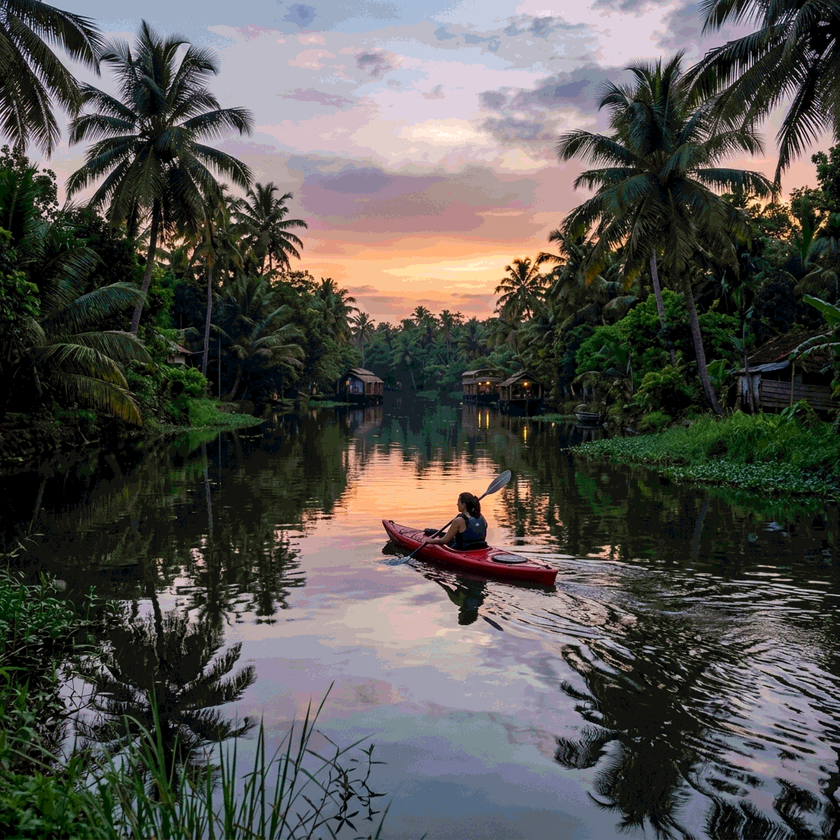
#> input picture assets/bg-kayak.png, 840 x 840 px, shrunk from 1024 x 1024 before the run, found by its file name
$ python inspect_top_right.py
#> lines starting #> are read from the running program, lines starting #| are printed output that depends on the picture; after the words box and inside, x2 and y2 are one past the last pixel; in counts of white or black regions, pixels touching at a corner belong together
import os
import cv2
import numpy as np

def inspect_top_right():
    c = 'assets/bg-kayak.png'
    if not os.path.exists(c):
        print(f"File {c} not found.")
        return
    try:
        img = cv2.imread(c)
#> img is the input picture: shape (840, 840, 3); mean B, G, R 79.6, 83.3, 84.9
        h, w, _ = img.shape
#> h = 840; w = 840
        # Crop top right quarter
        tr_crop = img[:int(h*0.5), int(w*0.5):]
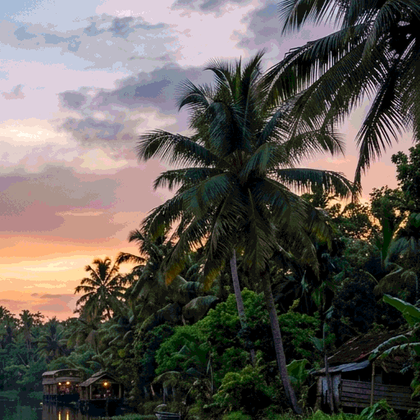
#> tr_crop: shape (420, 420, 3); mean B, G, R 84.9, 90.5, 95.6
        # Convert to gray
        gray = cv2.cvtColor(tr_crop, cv2.COLOR_BGR2GRAY)
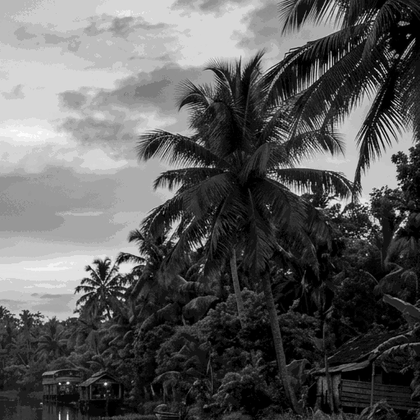
#> gray: shape (420, 420); min 0, max 254, mean 91.4
        avg_val = np.mean(gray)
#> avg_val = 91.43
        min_val, max_val, min_loc, max_loc = cv2.minMaxLoc(gray)
#> min_val = 0; max_val = 254; min_loc = (379, 0); max_loc = (14, 130)
        print(f"{c}: TR average={avg_val:.2f}, TR min={min_val:.2f}, TR max={max_val:.2f}")
#| assets/bg-kayak.png: TR average=91.43, TR min=0.00, TR max=254.00

        # Check if there is a large bright circular region
        # Threshold to find bright areas
        _, thresh = cv2.threshold(gray, 200, 255, cv2.THRESH_BINARY)
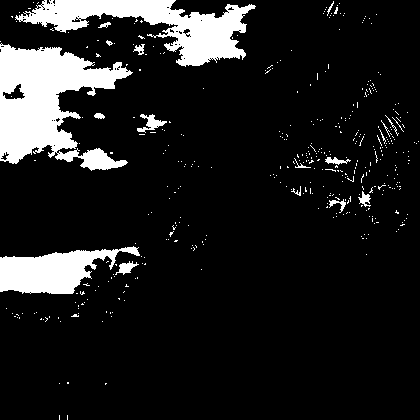
#> thresh: shape (420, 420); 12% white; 412 white regions (394 under 20 px), largest, box (x1, y1, x2, y2) and area: (0, 43, 133, 171) 9080, (15, 0, 256, 67) 6477, (0, 246, 140, 294) 3642
        white_pixels = np.sum(thresh > 0)
#> white_pixels = 21096
        print(f"{c}: TR white pixels (val > 200)={white_pixels} out of {gray.size}")
#| assets/bg-kayak.png: TR white pixels (val > 200)=21096 out of 176400
    except Exception as e:
        print(f"Error: {e}")

if __name__ == '__main__':
    inspect_top_right()

$ run again, with assets/boat.png copied over assets/bg-kayak.png
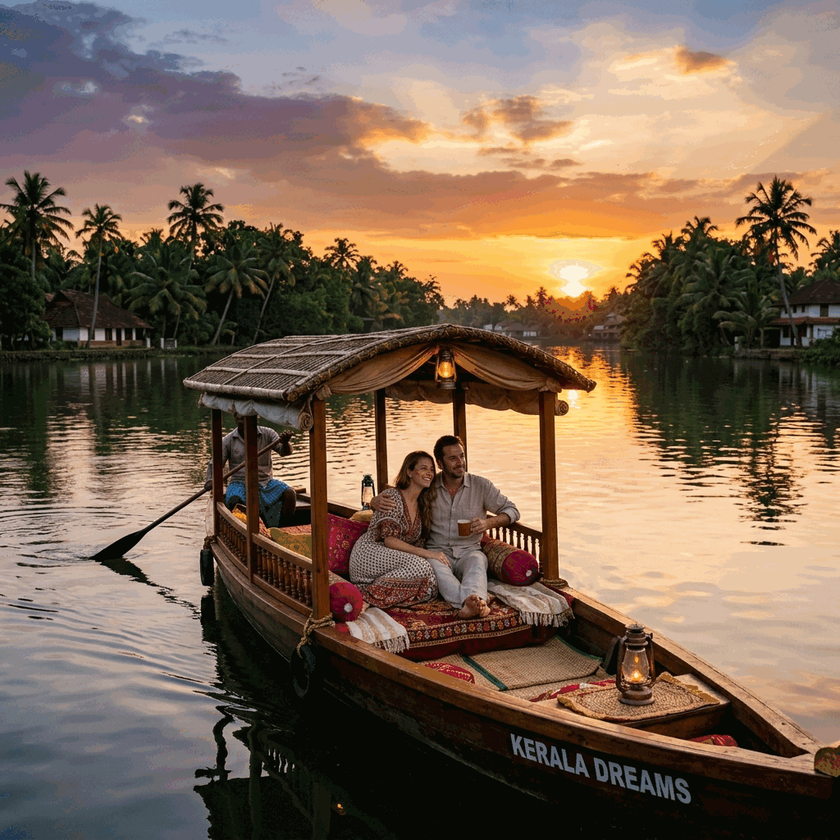
#> input picture assets/boat.png, 840 x 840 px, shrunk from 1024 x 1024 before the run, found by its file name
#> in inspect_top_right, img is the input picture: shape (840, 840, 3); mean B, G, R 85.3, 102.6, 123.5
#> in inspect_top_right, `gray = cv2.cvtColor(tr_crop, cv2.COLOR_BGR2GRAY)`:
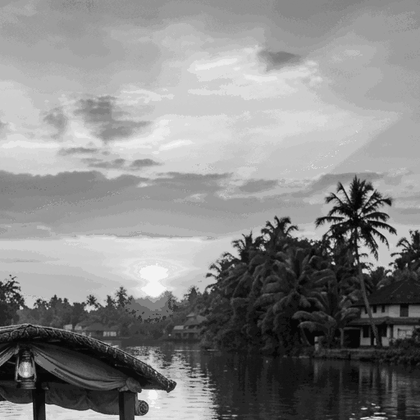
#> gray: shape (420, 420); min 2, max 247, mean 135.3
#> avg_val = 135.3
#> min_val = 2; max_val = 247; min_loc = (376, 222); max_loc = (156, 264)
#| assets/bg-kayak.png: TR average=135.30, TR min=2.00, TR max=247.00
#> in inspect_top_right, `_, thresh = cv2.threshold(gray, 200, 255, cv2.THRESH_BINARY)`:
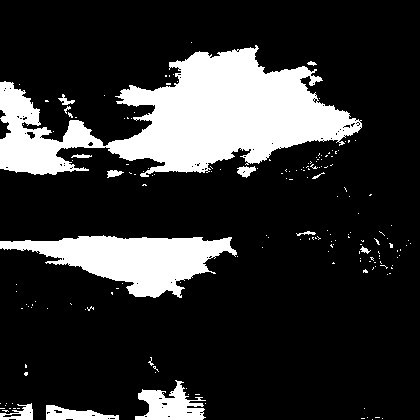
#> thresh: shape (420, 420); 19.2% white; 178 white regions (164 under 20 px), largest, box (x1, y1, x2, y2) and area: (0, 45, 362, 177) 22919, (0, 235, 237, 298) 7549, (135, 380, 206, 420) 1563
#> white_pixels = 33944
#| assets/bg-kayak.png: TR white pixels (val > 200)=33944 out of 176400

$ run again, with assets/experience.png copied over assets/bg-kayak.png
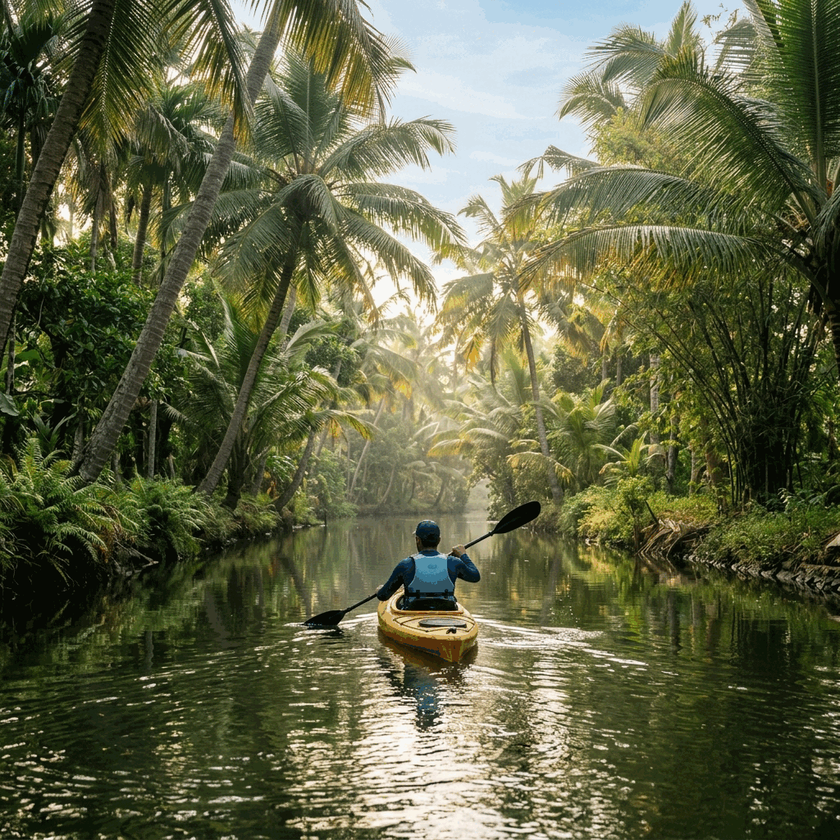
#> input picture assets/experience.png, 840 x 840 px, shrunk from 1024 x 1024 before the run, found by its file name
#> in inspect_top_right, img is the input picture: shape (840, 840, 3); mean B, G, R 70.3, 101.2, 97.8
#> in inspect_top_right, `gray = cv2.cvtColor(tr_crop, cv2.COLOR_BGR2GRAY)`:
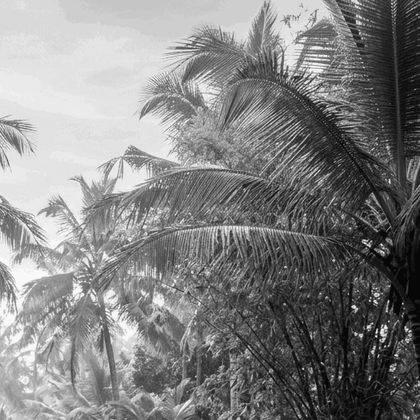
#> gray: shape (420, 420); min 0, max 255, mean 130.5
#> avg_val = 130.5
#> min_val = 0; max_val = 255; min_loc = (390, 301); max_loc = (316, 55)
#| assets/bg-kayak.png: TR average=130.55, TR min=0.00, TR max=255.00
#> in inspect_top_right, `_, thresh = cv2.threshold(gray, 200, 255, cv2.THRESH_BINARY)`:
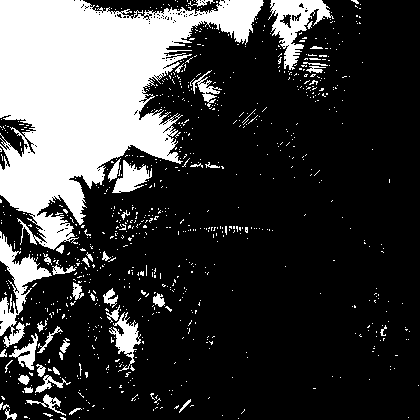
#> thresh: shape (420, 420); 24.2% white; 882 white regions (836 under 20 px), largest, box (x1, y1, x2, y2) and area: (0, 0, 264, 250) 32176, (0, 231, 52, 348) 1920, (268, 0, 334, 70) 1798
#> white_pixels = 42719
#| assets/bg-kayak.png: TR white pixels (val > 200)=42719 out of 176400
